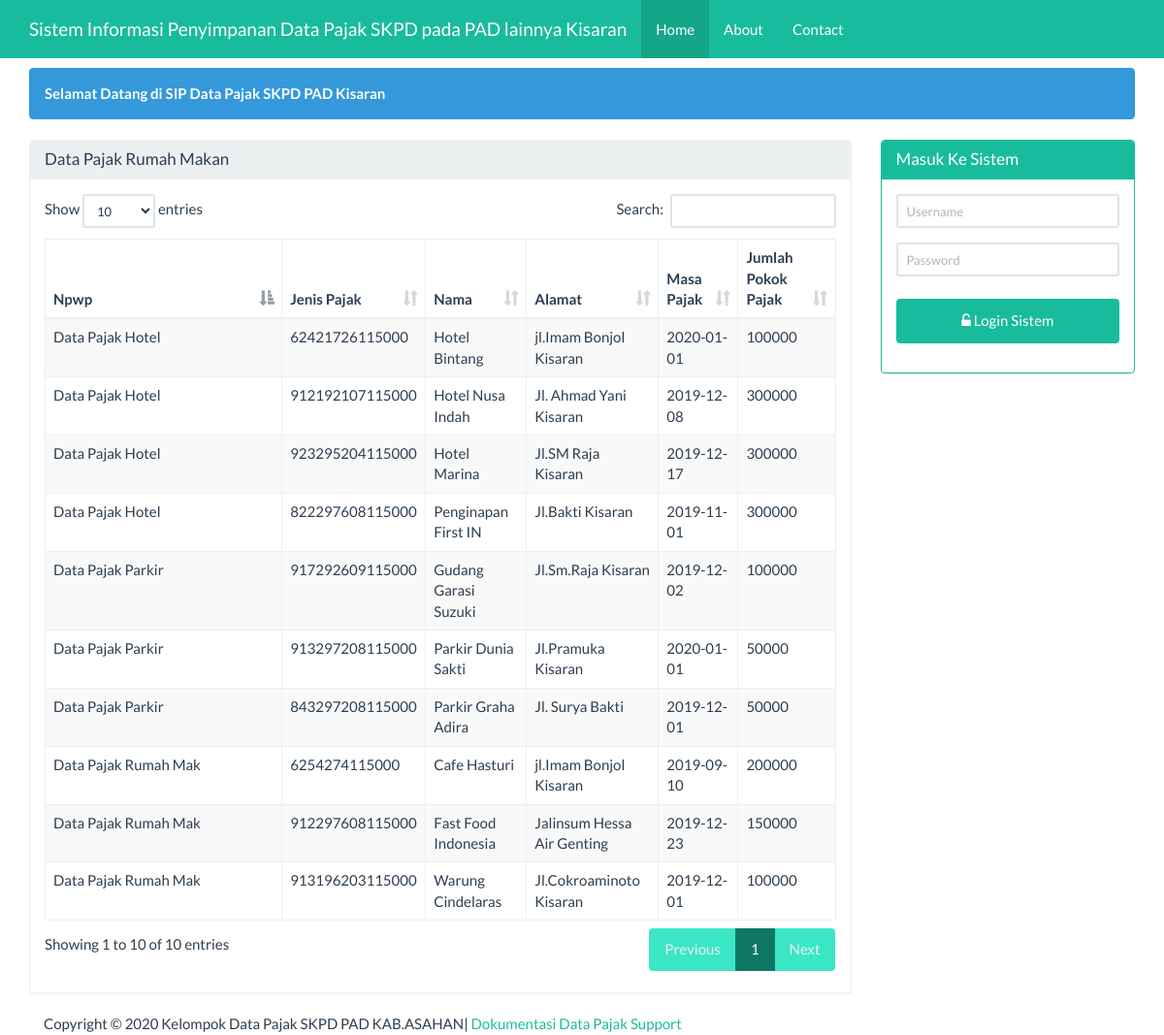
The page / on the database its author committed.
### tables this page shows
CREATE TABLE `tbl_simpan` (
  `id` int(5) NOT NULL,
  `npwp` varchar(20) NOT NULL,
  `jenis_pajak` varchar(20) NOT NULL,
  `nama` varchar(50) NOT NULL,
  `penerima` varchar(50) NOT NULL,
  `pemberi` varchar(50) NOT NULL,
  `tgl_masuk` date NOT NULL,
  `alamat` text NOT NULL,
  `masa_pajak` date NOT NULL,
  `jumlah_pokok_pajak` varchar(20) NOT NULL
);

### beranda.php (the view, shortened to what this page needs)
<div class="container">
    <div class="row">
        <div class ="col-xs-12">
            <div class="alert alert-info">
                <strong>Selamat Datang di SIP Data Pajak SKPD PAD Kisaran</strong>
            </div>
        </div>
    </div>
    <div class="row">
        <div class="col-sm-9 col-xs-12">
            <div class="panel panel-default">
                <div class="panel-heading">
                    <h3 class="panel-title">Data Pajak Rumah Makan </h3>
                </div>
                <div class="panel-body">
                     <table id="dtskripsi" class="table table-bordered table-striped table-hover">
                        <thead>
                            <tr>
                               <th width="30%">Npwp</th><th>Jenis Pajak</th><th>Nama</th><th>Alamat</th><th>Masa Pajak</th><th>Jumlah Pokok Pajak</th>
                            </tr>
                        </thead>
                        <tbody>
                            <?php
                            $sql = "SELECT * FROM tbl_simpan";
                            $query = mysqli_query($koneksi, $sql) or die("SQL Anda Salah");
                            while ($data = mysqli_fetch_array($query)) {
                                ?>
                                <td><?= $data['jenis_pajak'] ?></td>
                                    <td><?= $data['npwp'] ?></td>
                                    <td><?= $data['nama'] ?></td>
                                    <td><?= $data['alamat'] ?></td>
                                    <td><?= $data['masa_pajak'] ?></td>
                                    <td><?= $data['jumlah_pokok_pajak'] ?></td>
                            <?php } ?>
                        </tbody>
                    </table>
                </div>
            </div>
        </div>
        <div class="col-sm-3 col-xs-12">
            <?php if (isset($_SESSION['username'])) { ?>
            <div class="alert alert-info">
                <strong>Welcome <?=$_SESSION['nama']?></strong>
            </div>
            <?php
           } else { ?>
            <div class="panel panel-success">
                <div class="panel-heading">
                    <h3 class="panel-title">Masuk Ke Sistem</h3>
                </div>
                <div class="panel-body">
                    <form class="form-horizontal" action="proses_login.php" method="post">
                        <div class="form-group">
                            <div class="col-sm-12">
                                <input type="text" name="user" class="form-control input-sm"
                                   placeholder="Username" required="" autocomplete="off"/>
                            </div>
                        </div>
                        <div class="form-group">
                            <div class="col-sm-12">
                                <input type="password" name="pwd" class="form-control input-sm"
                                   placeholder="Password" required="" autocomplete="off"/>
                            </div>
                        </div>
                        <div class="form-group">
                            <div class="col-sm-12">
                                <button type="submit" name="login" value="login"
                                        class="btn btn-success btn-block"><span class="fa fa-unlock-alt"></span>
                                    Login Sistem
                                </button>
                            </div>
                    </form>
                </div>
            </div>
        </div>
            <?php } ?>
    </div>
</div>

### index.php (shortened to what this page needs)
<!DOCTYPE html>
<html>
    <head>
        <link href="Assets/css/bootstrap.min.css" rel="stylesheet" type="text/css"/>
        <link href="Assets/css/dataTables.bootstrap.min.css" rel="stylesheet" type="text/css"/>
        <link href="Assets/font-awesome-4.5.0/css/font-awesome.min.css" rel="stylesheet" type="text/css"/>
    </head>
    <body>
        <?php
        require 'menu.php';
        ?>
        <?php
        require 'content.php';
        ?>
        <?php
        require 'footer.php';
        ?>
    </body>
    </html>

### menu.php (shortened to what this page needs)
<nav class="navbar navbar-inverse navbar-fixed-top">
    <div class="container">
        <div class="navbar-header">
            <a class="navbar-brand" href="?page=utama">Sistem Informasi Penyimpanan Data Pajak SKPD pada PAD lainnya Kisaran</a>
        </div>
        <div id="navbar" class="navbar-collapse collapse">
            <ul class="nav navbar-nav">
                <li class="active"><a href="#">Home</a></li>
                <li><a href="?page=about&actions=tampil">About</a></li>
                <li><a href="?page=kontak&actions=tampil">Contact</a></li>
            </ul>
        </div>
    </div>
</nav>

### content.php (shortened to what this page needs)
<?php
@$page=$_GET['page'];
if(empty ($page)){
    require 'beranda.php';
}

### footer.php
<div class="container">
    <div class="row">
        <div class="col-xs-12">
            Copyright &COPY; <?= date('Y')?> Kelompok Data Pajak SKPD PAD KAB.ASAHAN|
            <a href="#">Dokumentasi</a>
            <a href="#">Data Pajak</a>
            <a href="#">Support</a>
        </div>
    </div>
</div>

### index.php (style rules this page uses)
body { margin-top:70px; }
button { background-color: #4CAF50; color: white; padding: 14px 20px; margin: 8px 0; border: none; cursor: pointer; width: 100%; }

### rows shown on the page
tbl_simpan: jenis_pajak "Data Pajak Rumah Mak", npwp "6254274115000", nama "Cafe Hasturi", alamat "jl.Imam Bonjol Kisaran", masa_pajak "2019-09-10", jumlah_pokok_pajak "200000"
tbl_simpan: jenis_pajak "Data Pajak Hotel", npwp "62421726115000", nama "Hotel Bintang", alamat "jl.Imam Bonjol Kisaran", masa_pajak "2020-01-01", jumlah_pokok_pajak "100000"
tbl_simpan: jenis_pajak "Data Pajak Parkir", npwp "917292609115000", nama "Gudang Garasi Suzuki", alamat "Jl.Sm.Raja Kisaran", masa_pajak "2019-12-02", jumlah_pokok_pajak "100000"
tbl_simpan: jenis_pajak "Data Pajak Hotel", npwp "912192107115000", nama "Hotel Nusa Indah", alamat "Jl. Ahmad Yani Kisaran", masa_pajak "2019-12-08", jumlah_pokok_pajak "300000"
tbl_simpan: jenis_pajak "Data Pajak Rumah Mak", npwp "912297608115000", nama "Fast Food Indonesia", alamat "Jalinsum Hessa Air Genting", masa_pajak "2019-12-23", jumlah_pokok_pajak "150000"
tbl_simpan: jenis_pajak "Data Pajak Parkir", npwp "913297208115000", nama "Parkir Dunia Sakti", alamat "Jl.Pramuka Kisaran", masa_pajak "2020-01-01", jumlah_pokok_pajak "50000"
tbl_simpan: jenis_pajak "Data Pajak Rumah Mak", npwp "913196203115000", nama "Warung Cindelaras", alamat "Jl.Cokroaminoto Kisaran", masa_pajak "2019-12-01", jumlah_pokok_pajak "100000"
tbl_simpan: jenis_pajak "Data Pajak Hotel", npwp "923295204115000", nama "Hotel Marina", alamat "Jl.SM Raja Kisaran", masa_pajak "2019-12-17", jumlah_pokok_pajak "300000"
tbl_simpan: jenis_pajak "Data Pajak Parkir", npwp "843297208115000", nama "Parkir Graha Adira", alamat "Jl. Surya Bakti", masa_pajak "2019-12-01", jumlah_pokok_pajak "50000"
tbl_simpan: jenis_pajak "Data Pajak Hotel", npwp "822297608115000", nama "Penginapan First IN", alamat "Jl.Bakti Kisaran", masa_pajak "2019-11-01", jumlah_pokok_pajak "300000"
